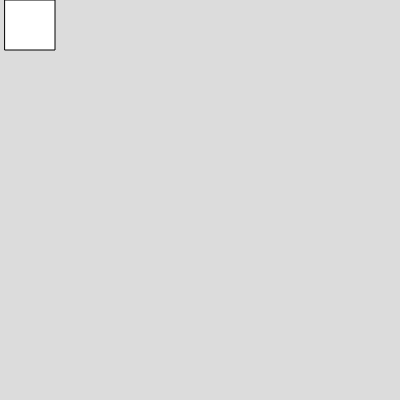
Frame 1 (no input)
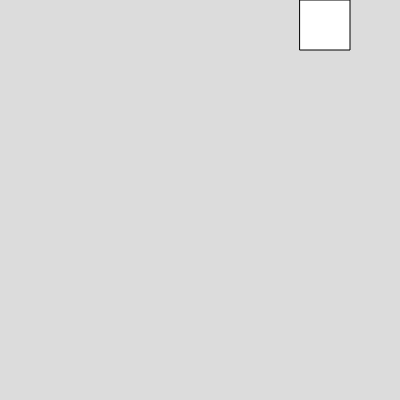
Frame 60 (no input)
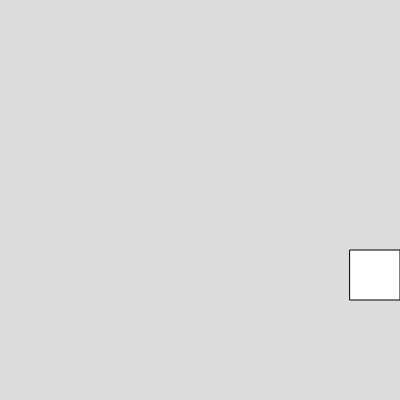
Frame 120 (the mouse pressed at the canvas centre since frame 60)

The p5.js sketch that drew these frames (run headless with seeded random() and noise() and a simulated clock; from frame 60 on, the mouse is pressed at the canvas centre):

// p5.js sketch
// ── sketch.js
// Project Title
// Your Name
// Date
//
// Extra for Experts:
// - describe what you did to take this project "above and beyond"


function setup() {
  createCanvas(400, 400);
}

function draw() {
  background(220);
  moveSquare();
  square(X,Y,50)
}

let X = 0;
let Y = 0;

function moveSquare(){
  if(Y===0 && X<350)(X+=5);
  else if(X===350 && Y<350)(Y+=5);
  else if(Y===350 && X>0)(X-=5);
  else if(X===0 && Y>0)(Y-=5);
}
